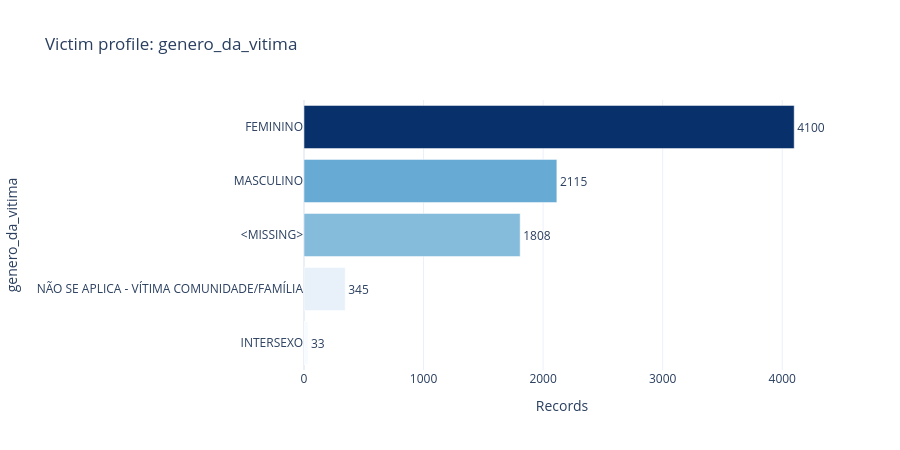

Here is the notebook cell this chart was saved with:
### Markdown cell above
## 4.9 Victim profile

Victim fields can be missing because information was unknown, not collected, inapplicable, or because the row does not represent a unique victim. Results should be reported with both total and valid denominators.

### Code cell
VICTIM_VARIABLES = [
    "genero_da_vitima", "orientacao_sexual_da_vitima", "faixa_etaria_da_vitima",
    "nacionalidade_da_vitima", "deficiencia_da_vitima", "doenca_rara_da_vitima",
    "vitima_preso_a", "profissao_da_vitima", "grau_de_instrucao_da_vitima",
    "religiao_da_vitima", "raca_cor_da_vitima", "etnia_da_vitima",
    "faixa_de_renda_da_vitima"
]
victim_tables = {}
for column in [c for c in VICTIM_VARIABLES if c in df_analysis.columns]:
    fig, table = plot_frequency(
        df_analysis, column,
        title=f"Victim profile: {column}", top_n=TOP_N,
        include_missing=INCLUDE_MISSING_IN_CHARTS
    )
    fig.show()
    save_figure(fig, f"victim_{column}.html")
    table.to_csv(TABLE_DIR / f"frequency_{column}.csv", index=False, encoding="utf-8-sig")
    victim_tables[column] = table

### Figure 1 — Plotly figure (JSON) as saved in the notebook; plotly's stock layout.template omitted (floating-point values rounded to 4 significant figures)
{"data": [{"cliponaxis": false, "customdata": [[0.39, 0.5], [4.11, 5.23], [21.52, null], [25.18, 32.08], [48.8, 62.19]], "hovertemplate": "Records=%{marker.color}<br>genero_da_vitima=%{y}<br>percent_total=%{customdata[0]}<br>percent_valid=%{customdata[1]}<extra></extra>", "legendgroup": "", "marker": {"color": [33, 345, 1808, 2115, 4100], "coloraxis": "coloraxis", "pattern": {"shape": ""}}, "name": "", "orientation": "h", "showlegend": false, "text": [33.0, 345.0, 1808.0, 2115.0, 4100.0], "textposition": "outside", "type": "bar", "x": [33, 345, 1808, 2115, 4100], "xaxis": "x", "y": ["INTERSEXO", "NÃO SE APLICA - VÍTIMA COMUNIDADE/FAMÍLIA", "<MISSING>", "MASCULINO", "FEMININO"], "yaxis": "y"}], "layout": {"barmode": "relative", "coloraxis": {"autocolorscale": false, "colorbar": {"title": {"text": "Records"}}, "colorscale": [[0, "rgb(247,251,255)"], [0.125, "rgb(222,235,247)"], [0.25, "rgb(198,219,239)"], [0.375, "rgb(158,202,225)"], [0.5, "rgb(107,174,214)"], [0.625, "rgb(66,146,198)"], [0.75, "rgb(33,113,181)"], [0.875, "rgb(8,81,156)"], [1, "rgb(8,48,107)"]], "showscale": false}, "height": 450, "legend": {"tracegroupgap": 0}, "title": {"text": "Victim profile: genero_da_vitima"}, "xaxis": {"anchor": "y", "domain": [0, 1], "title": {"text": "Records"}}, "yaxis": {"anchor": "x", "domain": [0, 1], "title": {"text": "genero_da_vitima"}}}}
